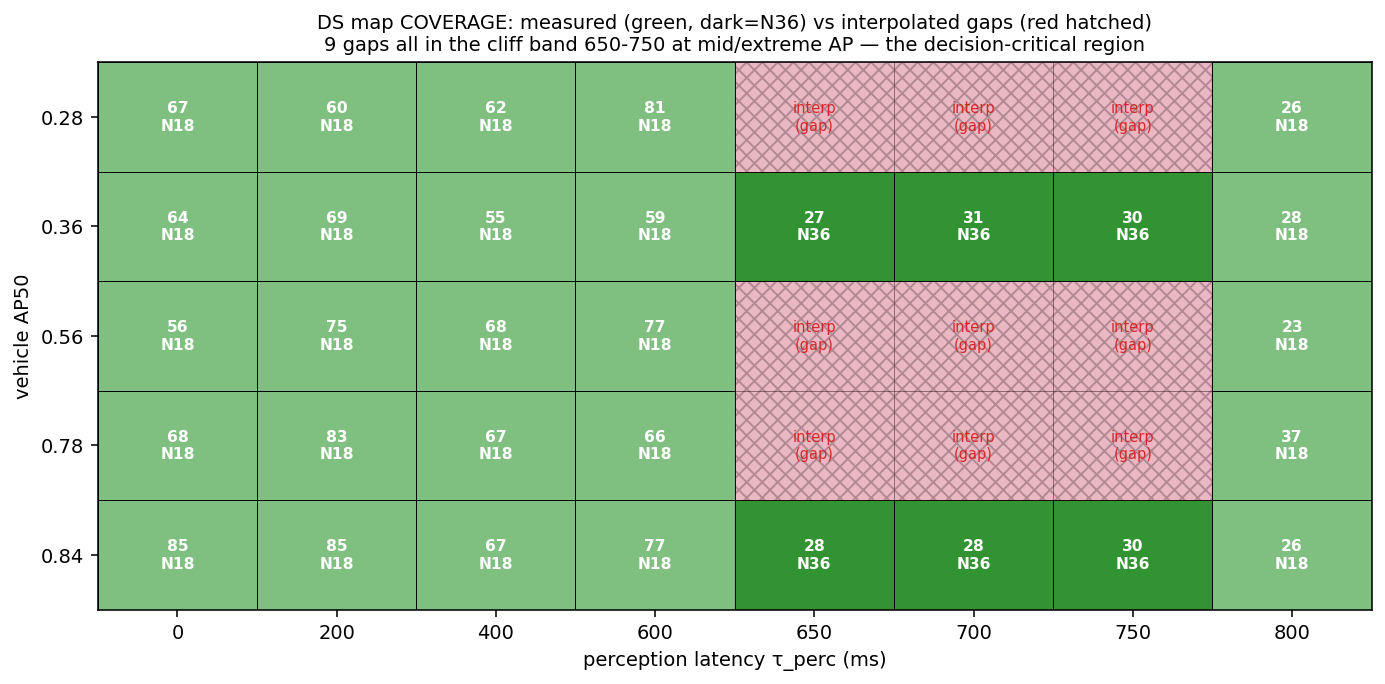

Here is the Python script that generated this plot:
import numpy as np, matplotlib; matplotlib.use("Agg")
import matplotlib.pyplot as plt
from matplotlib.patches import Rectangle

taus=[0,200,400,600,650,700,750,800]
aps=[0.841,0.783,0.559,0.360,0.281]
# measured DS + N ; None = not measured (interpolated in map)
M={
 (0,0.841):(85.3,18),(0,0.783):(68.5,18),(0,0.559):(56.4,18),(0,0.360):(63.8,18),(0,0.281):(66.7,18),
 (200,0.841):(84.7,18),(200,0.783):(83.3,18),(200,0.559):(75.0,18),(200,0.360):(69.4,18),(200,0.281):(60.0,18),
 (400,0.841):(67.2,18),(400,0.783):(66.9,18),(400,0.559):(68.5,18),(400,0.360):(54.6,18),(400,0.281):(62.5,18),
 (600,0.841):(77.4,18),(600,0.783):(65.9,18),(600,0.559):(76.8,18),(600,0.360):(59.2,18),(600,0.281):(81.3,18),
 (650,0.841):(28.0,36),(650,0.360):(26.9,36),
 (700,0.841):(28.2,36),(700,0.360):(31.3,36),
 (750,0.841):(30.2,36),(750,0.360):(29.9,36),
 (800,0.841):(26.2,18),(800,0.783):(37.2,18),(800,0.559):(23.1,18),(800,0.360):(27.7,18),(800,0.281):(25.6,18),
}
fig,ax=plt.subplots(figsize=(10,5))
for j,t in enumerate(taus):
    for i,a in enumerate(aps):
        if (t,a) in M:
            ds,n=M[(t,a)]
            col="#2ca02c" if n>=30 else "#7fbf7f"
            ax.add_patch(Rectangle((j-0.5,i-0.5),1,1,facecolor=col,edgecolor="k",lw=0.5))
            ax.text(j,i,f"{ds:.0f}\nN{n}",ha="center",va="center",fontsize=8,color="white",weight="bold")
        else:
            ax.add_patch(Rectangle((j-0.5,i-0.5),1,1,facecolor="#d62728",alpha=0.25,edgecolor="k",lw=0.5,hatch="xxx"))
            ax.text(j,i,"interp\n(gap)",ha="center",va="center",fontsize=7.5,color="#d62728")
ax.set_xticks(range(len(taus))); ax.set_xticklabels(taus)
ax.set_yticks(range(len(aps))); ax.set_yticklabels([f"{a:.2f}" for a in aps])
ax.set_xlim(-0.5,len(taus)-0.5); ax.set_ylim(-0.5,len(aps)-0.5)
ax.set_xlabel("perception latency τ_perc (ms)"); ax.set_ylabel("vehicle AP50")
ax.axvspan(3.5,6.5,color="purple",alpha=0.08)
ax.set_title("DS map COVERAGE: measured (green, dark=N36) vs interpolated gaps (red hatched)\n"
             "9 gaps all in the cliff band 650-750 at mid/extreme AP — the decision-critical region",fontsize=10)
fig.tight_layout()
out="/home/jichengzhi/V2X/multi_agent/real_test/ds_coverage_matrix.png"
fig.savefig(out,dpi=140,bbox_inches="tight"); print("saved",out)
nmeas=len(M); ngap=len(taus)*len(aps)-nmeas
print(f"measured cells={nmeas}, interpolated gaps={ngap}, total grid={len(taus)*len(aps)}")
